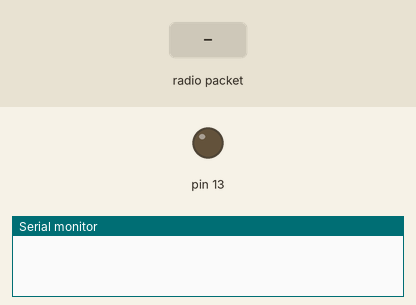
This sketch was run on a simulated Arduino Uno, built with avr-gcc and run on an emulated ATmega328P. Parts: output pins drawn as LEDs (lit = HIGH), the last lines printed to the serial monitor. The test bench sets the inputs (shaded band). No radio packets arrive unless stated.

Above: at 1.2 s.
1.3 s: radio packet "A1" arrives
At 2.5 s:
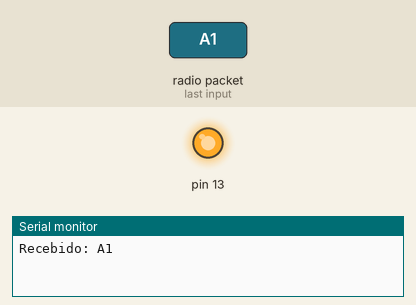
2.8 s: radio packet "1" arrives
At 3.8 s:
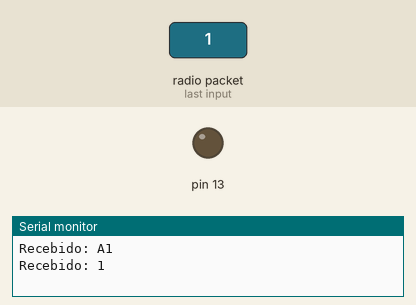
Timing chart, 0 to 5.8 s (numbered marks = the images above; inputs shaded):
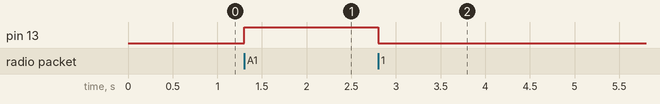

The sketch:

roboRadioControladoSerial.ino
```cpp
#include <RH_ASK.h>
#include <SPI.h>

RH_ASK driver;

String comand = " ";

void setup() {
    Serial.begin(9600); // Para visualizar no Monitor Serial
    if (!driver.init()) {
        Serial.println("Erro ao iniciar receptor");
    }

    pinMode(13, OUTPUT);
}

void loop() {
    uint8_t buf[12];   // Buffer para armazenar mensagem recebida
    uint8_t buflen = sizeof(buf);

    if (driver.recv(buf, &buflen)) {
        buf[buflen] = '\0'; // Finaliza string
        Serial.print("Recebido: ");
        Serial.println((char*)buf);
        comand = (const char*) buf;

    }
    if (comand == "A1")
    {
        digitalWrite(13, 1);
    }
    else
    {
        digitalWrite(13, 0);
    }
}
```

Measured:
- after the input at 1.3 s, pin 13: LOW → HIGH at once
- after the input at 2.8 s, pin 13: HIGH → LOW at once
